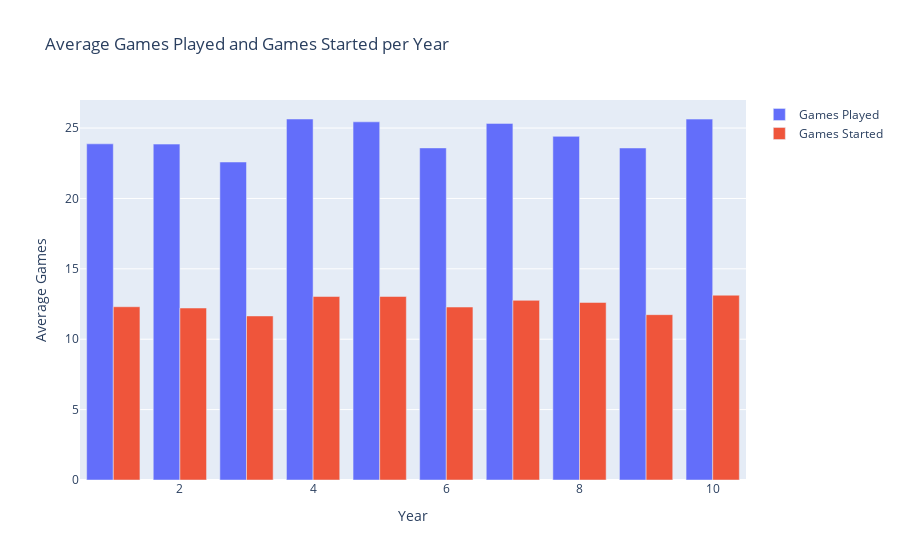

Notebook cell for this chart:
### Markdown cell above
#### Total Games Played VS Started

### Code cell
ptd.gs_gp()

### Figure 1 — Plotly figure (JSON) as saved in the notebook; plotly's stock layout.template omitted (floating-point values rounded to 4 significant figures)
{"data": [{"name": "Games Played", "type": "bar", "x": [1, 2, 3, 4, 5, 6, 7, 8, 9, 10], "y": [23.88, 23.86, 22.59, 25.64, 25.44, 23.59, 25.33, 24.41, 23.59, 25.64]}, {"name": "Games Started", "type": "bar", "x": [1, 2, 3, 4, 5, 6, 7, 8, 9, 10], "y": [12.31, 12.22, 11.65, 13.03, 13.04, 12.29, 12.76, 12.61, 11.74, 13.13]}], "layout": {"barmode": "group", "title": {"text": "Average Games Played and Games Started per Year"}, "xaxis": {"title": {"text": "Year"}}, "yaxis": {"title": {"text": "Average Games"}}}}
